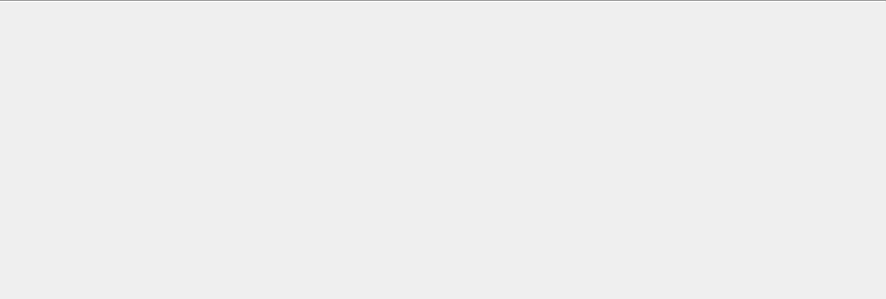
<?xml version="1.0" encoding="UTF-8"?>
<ui version="4.0">
 <class>Form</class>
 <widget class="QWidget" name="Form">
  <property name="geometry">
   <rect>
    <x>0</x>
    <y>0</y>
    <width>886</width>
    <height>299</height>
   </rect>
  </property>
  <property name="sizePolicy">
   <sizepolicy hsizetype="MinimumExpanding" vsizetype="Preferred">
    <horstretch>0</horstretch>
    <verstretch>0</verstretch>
   </sizepolicy>
  </property>
  <property name="windowTitle">
   <string>Form</string>
  </property>
  <layout class="QVBoxLayout" name="verticalLayout">
   <property name="spacing">
    <number>3</number>
   </property>
   <property name="leftMargin">
    <number>0</number>
   </property>
   <property name="topMargin">
    <number>0</number>
   </property>
   <property name="rightMargin">
    <number>0</number>
   </property>
   <property name="bottomMargin">
    <number>0</number>
   </property>
   <item>
    <widget class="Line" name="line">
     <property name="orientation">
      <enum>Qt::Horizontal</enum>
     </property>
    </widget>
   </item>
   <item>
    <layout class="QHBoxLayout" name="horizontalLayout">
     <item>
      <spacer name="horizontalSpacer">
       <property name="orientation">
        <enum>Qt::Horizontal</enum>
       </property>
       <property name="sizeHint" stdset="0">
        <size>
         <width>0</width>
         <height>0</height>
        </size>
       </property>
      </spacer>
     </item>
     <item>
      <widget class="QWidget" name="widget" native="true">
       <property name="toolTip">
        <string>Number of shots to keep on disk when in repeat mode.
Repeated shots older than this will be deleted from disk.</string>
       </property>
       <layout class="QGridLayout" name="gridLayout">
        <property name="leftMargin">
         <number>0</number>
        </property>
        <property name="topMargin">
         <number>0</number>
        </property>
        <property name="rightMargin">
         <number>0</number>
        </property>
        <property name="bottomMargin">
         <number>0</number>
        </property>
       </layout>
      </widget>
     </item>
     <item>
      <spacer name="horizontalSpacer_8">
       <property name="orientation">
        <enum>Qt::Horizontal</enum>
       </property>
       <property name="sizeHint" stdset="0">
        <size>
         <width>0</width>
         <height>0</height>
        </size>
       </property>
      </spacer>
     </item>
    </layout>
   </item>
  </layout>
 </widget>
 <resources/>
 <connections/>
</ui>
